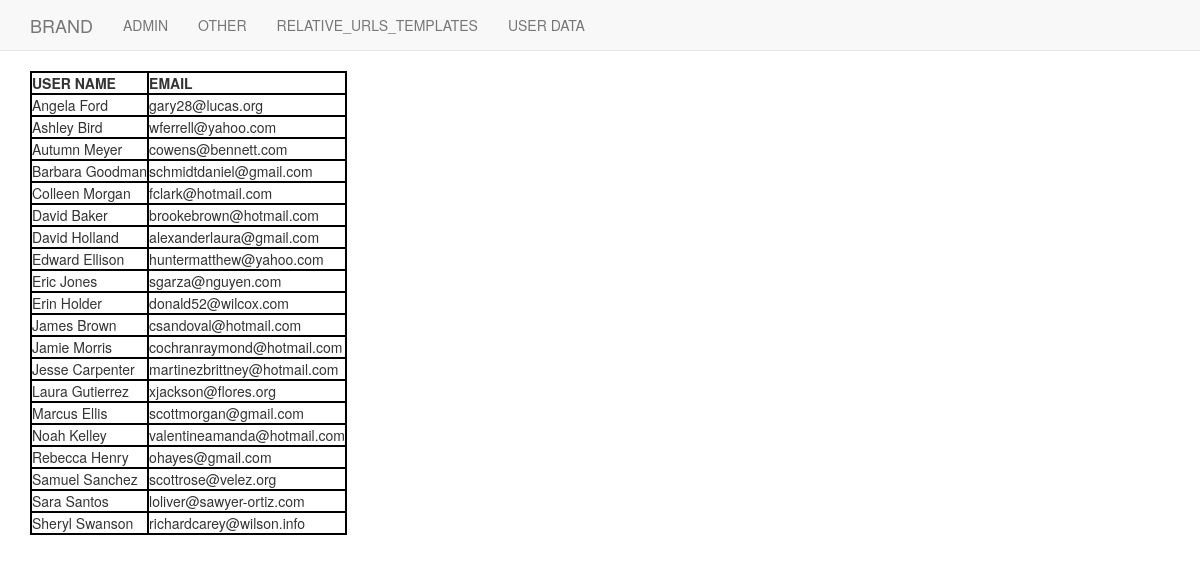
The app's page /basic_app/user_data/ with its own data.
### basic_app/models.py (models this page shows, shortened)
class user(models.Model):
    first_name = models.CharField(max_length = 256)
    last_name = models.CharField(max_length = 264)
    email = models.EmailField(unique = True,max_length = 264)

### basic_app/views.py (the view)
# urls.py: path('user_data/',user_data,name = 'userdata'),
def user_data(request):
    User = user.objects.order_by('first_name')
    return render(request,'basic_app/data.html',context = {'user':User})

### templates/basic_app/data.html
<!DOCTYPE html>
{% extends "basic_app/base.html" %}
{% block body_block %}
{% load staticfiles %}
<link rel="stylesheet" href="{%static "css/data.css" %}">
  {% if user %}
  <table>
    <thead>
      <th>USER NAME</th>
      <th>EMAIL</th>
    </thead>
    <tbody>
      {% for u in user %}
      <tr>
        <td>{{ u.first_name }} {{ u.last_name }}</td>
        <td>{{ u.email }}</td>
      </tr>
      {% endfor %}
    </tbody>
  </table>
  {% else %}
  <h1>no user data</h1>
  {% endif %}
{% endblock %}

### templates/basic_app/base.html (shortened to what this page needs)
<!DOCTYPE html>
{% load staticfiles %}
<html lang="en" dir="ltr">
  <head>
    <link rel="stylesheet" href="{% static "css/bootstrap.css" %}">
  </head>
  <body>
    <nav class = "navbar navbar-default navbar-static-top">
      <div class="container">
        <ul class = "nav navbar-nav">
          <li><a class = "navbar-brand" href="{% url 'index' %}">BRAND</a></li>
          <li><a class = "navbar-link" href="{% url 'admin:index' %}">ADMIN</a></li>
          <li><a class = "navbar-link" href="{% url 'basic_app:other' %}">OTHER</a></li>
          <li><a class = "navbar-link" href="{% url 'basic_app:relative' %}">RELATIVE_URLS_TEMPLATES</a></li>
          <li><a class = "navbar-link" href="{% url 'basic_app:userdata' %}">USER DATA</a></li>
        </ul>
      </div>
    </nav>
    <div class="container">
      {% block body_block %}
      {% endblock %}
    </div>
  </body>
</html>

### static/css/data.css (style rules this page uses)
table ,th , td { border: 2px solid black; }

### records on screen
user: first_name "Angela", last_name "Ford", email "gary28@lucas.org"
user: first_name "Ashley", last_name "Bird", email "wferrell@yahoo.com"
user: first_name "Autumn", last_name "Meyer", email "cowens@bennett.com"
user: first_name "Barbara", last_name "Goodman", email "schmidtdaniel@gmail.com"
user: first_name "Colleen", last_name "Morgan", email "fclark@hotmail.com"
user: first_name "David", last_name "Baker", email "brookebrown@hotmail.com"
user: first_name "David", last_name "Holland", email "alexanderlaura@gmail.com"
user: first_name "Edward", last_name "Ellison", email "huntermatthew@yahoo.com"
user: first_name "Eric", last_name "Jones", email "sgarza@nguyen.com"
user: first_name "Erin", last_name "Holder", email "donald52@wilcox.com"
user: first_name "James", last_name "Brown", email "csandoval@hotmail.com"
user: first_name "Jamie", last_name "Morris", email "cochranraymond@hotmail.com"
user: first_name "Jesse", last_name "Carpenter", email "martinezbrittney@hotmail.com"
user: first_name "Laura", last_name "Gutierrez", email "xjackson@flores.org"
user: first_name "Marcus", last_name "Ellis", email "scottmorgan@gmail.com"
user: first_name "Noah", last_name "Kelley", email "valentineamanda@hotmail.com"
user: first_name "Rebecca", last_name "Henry", email "ohayes@gmail.com"
user: first_name "Samuel", last_name "Sanchez", email "scottrose@velez.org"
user: first_name "Sara", last_name "Santos", email "loliver@sawyer-ortiz.com"
user: first_name "Sheryl", last_name "Swanson", email "richardcarey@wilson.info"
